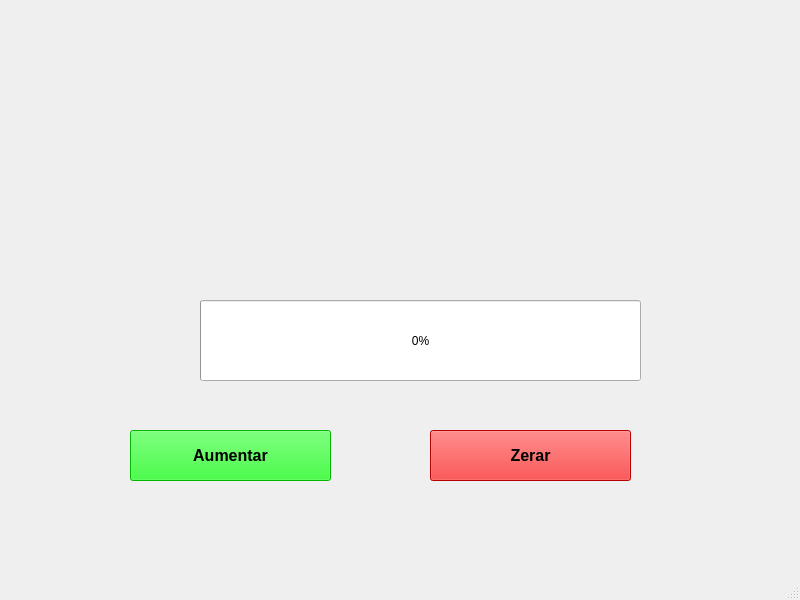
<?xml version="1.0" encoding="UTF-8"?>
<ui version="4.0">
 <class>MainWindow</class>
 <widget class="QMainWindow" name="MainWindow">
  <property name="geometry">
   <rect>
    <x>0</x>
    <y>0</y>
    <width>800</width>
    <height>600</height>
   </rect>
  </property>
  <property name="windowTitle">
   <string>MainWindow</string>
  </property>
  <widget class="QWidget" name="centralwidget">
   <widget class="QProgressBar" name="progressBar">
    <property name="geometry">
     <rect>
      <x>200</x>
      <y>300</y>
      <width>441</width>
      <height>81</height>
     </rect>
    </property>
    <property name="value">
     <number>0</number>
    </property>
   </widget>
   <widget class="QPushButton" name="pushButton">
    <property name="geometry">
     <rect>
      <x>130</x>
      <y>430</y>
      <width>201</width>
      <height>51</height>
     </rect>
    </property>
    <property name="font">
     <font>
      <pointsize>12</pointsize>
      <weight>75</weight>
      <bold>true</bold>
     </font>
    </property>
    <property name="styleSheet">
     <string notr="true">background-color: rgb(0, 255, 0);</string>
    </property>
    <property name="text">
     <string>Aumentar</string>
    </property>
   </widget>
   <widget class="QPushButton" name="pushButton_2">
    <property name="geometry">
     <rect>
      <x>430</x>
      <y>430</y>
      <width>201</width>
      <height>51</height>
     </rect>
    </property>
    <property name="font">
     <font>
      <pointsize>12</pointsize>
      <weight>75</weight>
      <bold>true</bold>
     </font>
    </property>
    <property name="styleSheet">
     <string notr="true">background-color: rgb(255, 0, 0);</string>
    </property>
    <property name="text">
     <string>Zerar</string>
    </property>
   </widget>
  </widget>
  <widget class="QMenuBar" name="menubar">
   <property name="geometry">
    <rect>
     <x>0</x>
     <y>0</y>
     <width>800</width>
     <height>21</height>
    </rect>
   </property>
  </widget>
  <widget class="QStatusBar" name="statusbar"/>
 </widget>
 <resources/>
 <connections/>
</ui>
